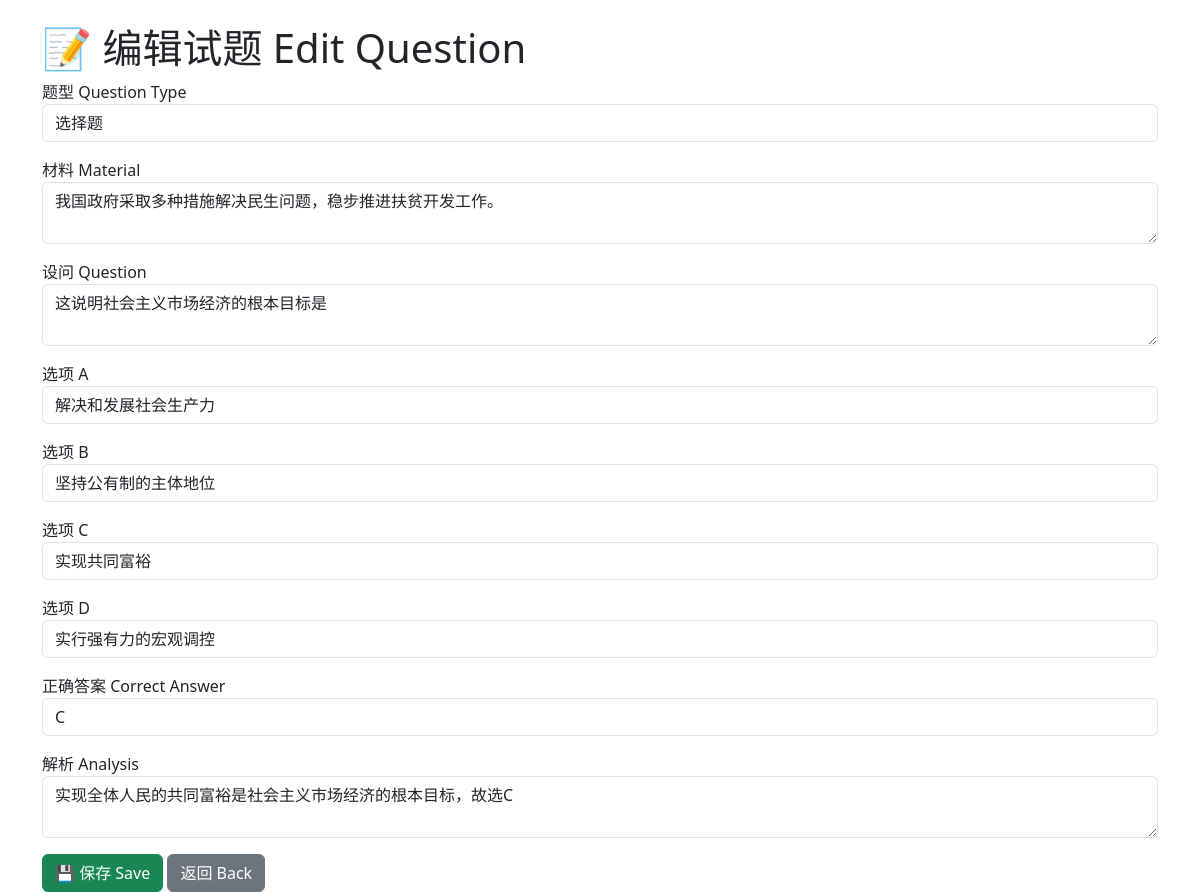
Screenshot of /edit/1 with the database file from the repository.
### tables this page shows
CREATE TABLE questions (
        id INTEGER PRIMARY KEY AUTOINCREMENT,
        question_type TEXT NOT NULL,  -- '选择题', '填空题', '问答题'
        material TEXT NOT NULL,       -- 材料部分
        question_text TEXT NOT NULL,  -- 设问
        option_a TEXT,  -- 选项A
        option_b TEXT,  -- 选项B
        option_c TEXT,  -- 选项C
        option_d TEXT,  -- 选项D
        correct_answer TEXT,  -- 正确答案
        analysis TEXT  -- 解析
    );

### app.py (the view, shortened to what this page needs)
@app.route('/edit/<int:id>', methods=['GET', 'POST'])
def edit_question(id):
    conn = get_db_connection()
    question = conn.execute('SELECT * FROM questions WHERE id = ?', (id,)).fetchone()
    conn.close()
    return render_template('edit_question.html', question=question)

### app.py (called while the page is built)
def get_db_connection():
    conn = sqlite3.connect('sztweb.db')
    conn.row_factory = sqlite3.Row
    return conn

### templates/edit_question.html (shortened to what this page needs)
<!DOCTYPE html>
<html>
<head>
    <link href="https://cdn.jsdelivr.net/npm/bootstrap@5.3.0/dist/css/bootstrap.min.css" rel="stylesheet">
</head>
<body class="container mt-4">
    <h1>📝 编辑试题 Edit Question</h1>
    <form method="post">
        <div class="mb-3">
            <label>题型 Question Type</label>
            <input type="text" name="question_type" class="form-control" value="{{ question['question_type'] }}">
        </div>
        <div class="mb-3">
            <label>材料 Material</label>
            <textarea name="material" class="form-control">{{ question['material'] }}</textarea>
        </div>
        <div class="mb-3">
            <label>设问 Question</label>
            <textarea name="question_text" class="form-control">{{ question['question_text'] }}</textarea>
        </div>
        <div class="mb-3">
            <label>选项 A</label>
            <input type="text" name="option_a" class="form-control" value="{{ question['option_a'] }}">
        </div>
        <div class="mb-3">
            <label>选项 B</label>
            <input type="text" name="option_b" class="form-control" value="{{ question['option_b'] }}">
        </div>
        <div class="mb-3">
            <label>选项 C</label>
            <input type="text" name="option_c" class="form-control" value="{{ question['option_c'] }}">
        </div>
        <div class="mb-3">
            <label>选项 D</label>
            <input type="text" name="option_d" class="form-control" value="{{ question['option_d'] }}">
        </div>
        <div class="mb-3">
            <label>正确答案 Correct Answer</label>
            <input type="text" name="correct_answer" class="form-control" value="{{ question['correct_answer'] }}">
        </div>
        <div class="mb-3">
            <label>解析 Analysis</label>
            <textarea name="analysis" class="form-control">{{ question['analysis'] }}</textarea>
        </div>
        <button type="submit" class="btn btn-success">💾 保存 Save</button>
        <a href="/" class="btn btn-secondary">返回 Back</a>
    </form>
</body>
</html>

### rows the page displays
questions: question_type "选择题", material "我国政府采取多种措施解决民生问题，稳步推进扶贫开发工作。", question_text "这说明社会主义市场经济的根本目标是", option_a "解决和发展社会生产力", option_b "坚持公有制的主体地位", option_c "实现共同富裕", option_d "实行强有力的宏观调控", correct_answer "C", analysis "实现全体人民的共同富裕是社会主义市场经济的根本目标，故选C"
